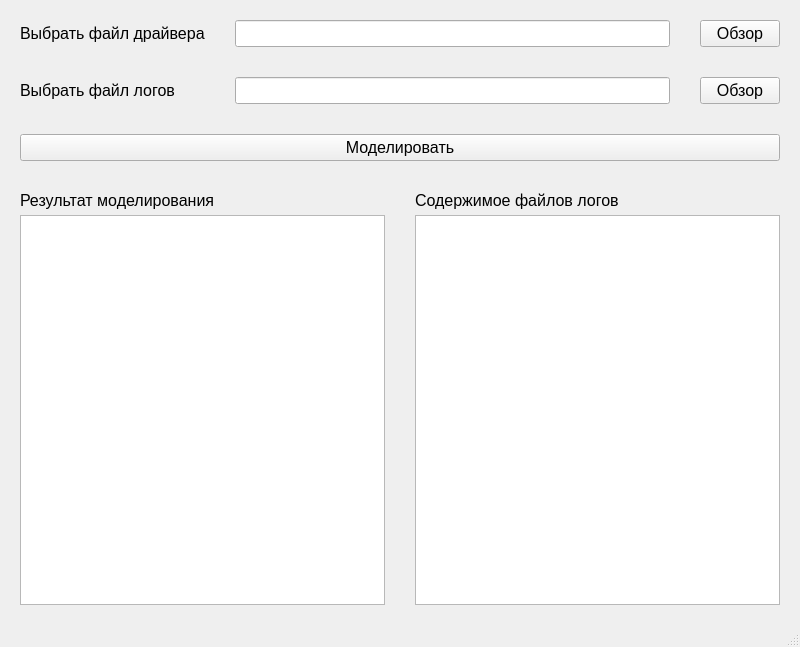
<?xml version="1.0" encoding="UTF-8"?>
<ui version="4.0">
 <class>MainWindow</class>
 <widget class="QMainWindow" name="MainWindow">
  <property name="geometry">
   <rect>
    <x>0</x>
    <y>0</y>
    <width>800</width>
    <height>647</height>
   </rect>
  </property>
  <property name="sizePolicy">
   <sizepolicy hsizetype="Preferred" vsizetype="Preferred">
    <horstretch>0</horstretch>
    <verstretch>0</verstretch>
   </sizepolicy>
  </property>
  <property name="windowTitle">
   <string>MainWindow</string>
  </property>
  <widget class="QWidget" name="centralwidget">
   <property name="minimumSize">
    <size>
     <width>800</width>
     <height>0</height>
    </size>
   </property>
   <property name="font">
    <font>
     <family>Arial</family>
     <pointsize>12</pointsize>
    </font>
   </property>
   <layout class="QVBoxLayout" name="verticalLayout_4">
    <property name="spacing">
     <number>30</number>
    </property>
    <property name="leftMargin">
     <number>20</number>
    </property>
    <property name="topMargin">
     <number>20</number>
    </property>
    <property name="rightMargin">
     <number>20</number>
    </property>
    <property name="bottomMargin">
     <number>20</number>
    </property>
    <item>
     <layout class="QGridLayout" name="gridLayout_2">
      <item row="1" column="2">
       <widget class="QPushButton" name="pushButton_2">
        <property name="text">
         <string>Обзор</string>
        </property>
       </widget>
      </item>
      <item row="1" column="1">
       <widget class="QLineEdit" name="lineEdit_2"/>
      </item>
      <item row="0" column="1">
       <widget class="QLineEdit" name="lineEdit"/>
      </item>
      <item row="0" column="2">
       <widget class="QPushButton" name="pushButton">
        <property name="text">
         <string>Обзор</string>
        </property>
       </widget>
      </item>
      <item row="1" column="0">
       <widget class="QLabel" name="label_2">
        <property name="text">
         <string>Выбрать файл логов</string>
        </property>
       </widget>
      </item>
      <item row="0" column="0">
       <widget class="QLabel" name="label">
        <property name="text">
         <string>Выбрать файл драйвера</string>
        </property>
       </widget>
      </item>
     </layout>
    </item>
    <item>
     <layout class="QHBoxLayout" name="horizontalLayout">
      <item>
       <widget class="QPushButton" name="pushButton_3">
        <property name="text">
         <string>Моделировать</string>
        </property>
       </widget>
      </item>
     </layout>
    </item>
    <item>
     <layout class="QGridLayout" name="gridLayout">
      <property name="verticalSpacing">
       <number>5</number>
      </property>
      <item row="1" column="0">
       <widget class="QTableWidget" name="tableWidget"/>
      </item>
      <item row="0" column="0">
       <widget class="QLabel" name="label_4">
        <property name="text">
         <string>Результат моделирования</string>
        </property>
       </widget>
      </item>
      <item row="0" column="1">
       <widget class="QLabel" name="label_3">
        <property name="text">
         <string>Содержимое файлов логов</string>
        </property>
       </widget>
      </item>
      <item row="1" column="1">
       <widget class="QTableWidget" name="tableWidget_2"/>
      </item>
     </layout>
    </item>
   </layout>
  </widget>
  <widget class="QMenuBar" name="menubar">
   <property name="geometry">
    <rect>
     <x>0</x>
     <y>0</y>
     <width>800</width>
     <height>22</height>
    </rect>
   </property>
  </widget>
  <widget class="QStatusBar" name="statusbar"/>
 </widget>
 <resources/>
 <connections/>
</ui>
